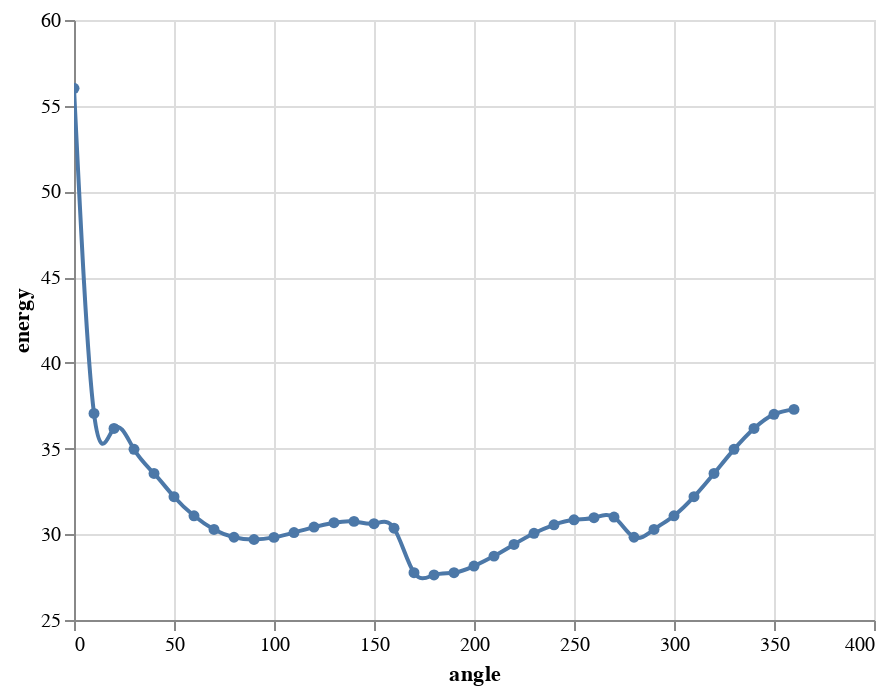

This figure's notebook cell:
### Code cell
from rdkit.Chem import rdMolTransforms
import altair as alt
import copy
import pandas as pd
from rdkit.Chem import rdForceFieldHelpers
from rdkit.Chem import ChemicalForceFields

conformer=mol.GetConformer(0)
mp = AllChem.MMFFGetMoleculeProperties(mol)

mp.SetMMFFEleTerm(False)
mp.SetMMFFOopTerm(False)
mp.SetMMFFVdWTerm(True)
ffm = AllChem.MMFFGetMoleculeForceField(mol, mp)
m2=copy.deepcopy(mol)
energy=[]
confid=0
for angle in range(0,370,10):
    confid+=1
    ff2 = AllChem.MMFFGetMoleculeForceField(m2, mp)
    ff2.MMFFAddTorsionConstraint(1,2,3,4, False, angle - .1, angle + .1, 10000.0)
    ff2.Minimize()
    
    xyz=ff2.Positions()
    new_conf = Chem.Conformer(mol.GetNumAtoms())
    for i in range(mol.GetNumAtoms()):
        new_conf.SetAtomPosition(i, (m2.GetConformer(-1).GetAtomPosition(i)))
    new_conf.SetId(confid)
#    new_conf.Set3D(new_conf.Is3D())
    mol.AddConformer(new_conf)
    #energyTermBreakdown(mol)
    #energy_value_M = ffm.CalcEnergy()
    energy.append(ffm.CalcEnergy(ff2.Positions()))
dfrdkit = pd.DataFrame({'angle':range(0,370,10), 'energy':energy})
alt.Chart(dfrdkit).mark_line(point=True,interpolate="natural").encode(
    alt.X('angle:Q',
        scale=alt.Scale(zero=False)
    ),
    alt.Y('energy:Q',
        scale=alt.Scale(zero=False)
    )
).interactive()

### Figure 1 — Vega-Lite specification as saved in the notebook (floating-point values rounded to 4 significant figures)
{"config": {"view": {"continuousWidth": 400, "continuousHeight": 300}}, "data": {"name": "data-45338c8b207fca362785e1aeb8fd24f8"}, "mark": {"type": "line", "interpolate": "natural", "point": true}, "encoding": {"x": {"type": "quantitative", "field": "angle", "scale": {"zero": false}}, "y": {"type": "quantitative", "field": "energy", "scale": {"zero": false}}}, "selection": {"selector036": {"type": "interval", "bind": "scales", "encodings": ["x", "y"]}}, "$schema": "https://vega.github.io/schema/vega-lite/v4.8.1.json", "datasets": {"data-45338c8b207fca362785e1aeb8fd24f8": [{"angle": 0, "energy": 56.01}, {"angle": 10, "energy": 37.05}, {"angle": 20, "energy": 36.17}, {"angle": 30, "energy": 34.95}, {"angle": 40, "energy": 33.55}, {"angle": 50, "energy": 32.19}, {"angle": 60, "energy": 31.08}, {"angle": 70, "energy": 30.28}, {"angle": 80, "energy": 29.83}, {"angle": 90, "energy": 29.7}, {"angle": 100, "energy": 29.82}, {"angle": 110, "energy": 30.1}, {"angle": 120, "energy": 30.42}, {"angle": 130, "energy": 30.67}, {"angle": 140, "energy": 30.75}, {"angle": 150, "energy": 30.62}, {"angle": 160, "energy": 30.35}, {"angle": 170, "energy": 27.76}, {"angle": 180, "energy": 27.63}, {"angle": 190, "energy": 27.76}, {"angle": 200, "energy": 28.15}, {"angle": 210, "energy": 28.73}, {"angle": 220, "energy": 29.41}, {"angle": 230, "energy": 30.06}, {"angle": 240, "energy": 30.56}, {"angle": 250, "energy": 30.85}, {"angle": 260, "energy": 30.96}, {"angle": 270, "energy": 31.0}, {"angle": 280, "energy": 29.83}, {"angle": 290, "energy": 30.28}, {"angle": 300, "energy": 31.08}, {"angle": 310, "energy": 32.19}, {"angle": 320, "energy": 33.55}, {"angle": 330, "energy": 34.95}, {"angle": 340, "energy": 36.17}, {"angle": 350, "energy": 37.0}, {"angle": 360, "energy": 37.29}]}}
